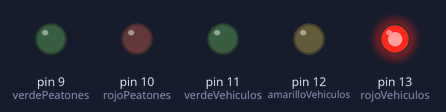
Recording of a sketch running on a simulated Arduino Uno, built with avr-gcc and run on an emulated ATmega328P. Shown: output pins drawn as LEDs (lit = HIGH).

Above: at 2.5 s.
At 6.0 s:
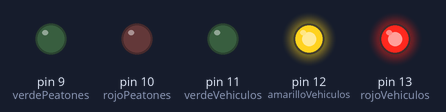
At 9.5 s:
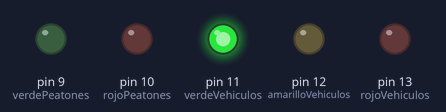
At 13.0 s:
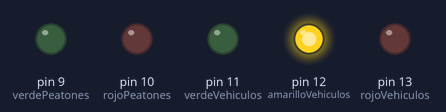
Timing chart, 0 to 24.7 s (numbered marks = the images above):
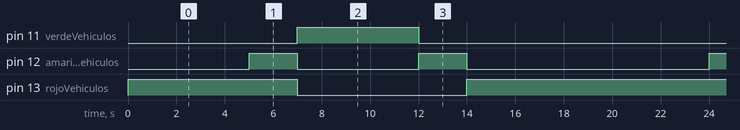

Measured:
- by itself, pin 11 (verdeVehiculos): alternates HIGH for 5.0 s and LOW for 14.0 s
- by itself, pin 12 (amarilloVehiculos): repeats every 19.0 s: LOW 5.0 s, HIGH 2.0 s, LOW 10.0 s, HIGH 2.0 s
- by itself, pin 13 (rojoVehiculos): repeats every 19.0 s: LOW 7.0 s, HIGH 12.0 s

The sketch:

semaforo_americano.ino
```cpp
// ==========================================
// EJERCICIO 2
// SEMÁFORO AMERICANO
// ==========================================
// Simula el funcionamiento de un semáforo de vehículos con las
// secuencias: rojo -> rojo+amarillo -> verde -> amarillo -> rojo,
// mientras el semáforo de peatones permanece apagado (fijo).

// ---------- Pines del semáforo de vehículos ----------
int rojoVehiculos = 13;      // LED rojo para vehículos
int amarilloVehiculos = 12;  // LED amarillo para vehículos
int verdeVehiculos = 11;     // LED verde para vehículos

// ---------- Pines del semáforo de peatones ----------
int rojoPeatones = 10;   // LED rojo para peatones
int verdePeatones = 9;   // LED verde para peatones


void setup()
{
  // Configura los LEDs de vehículos como salidas digitales
  pinMode(rojoVehiculos, OUTPUT);
  pinMode(amarilloVehiculos, OUTPUT);
  pinMode(verdeVehiculos, OUTPUT);

  // Configura los LEDs de peatones como salidas digitales
  pinMode(rojoPeatones, OUTPUT);
  pinMode(verdePeatones, OUTPUT);

  // En este ejercicio los LEDs de peatones permanecen apagados
  // durante toda la simulación (no se usan más en el loop)
  digitalWrite(rojoPeatones, LOW);
  digitalWrite(verdePeatones, LOW);
}


void loop()
{
  // ==========================================
  // 1. ROJO
  // Los vehículos deben detenerse. Se mantiene 5 segundos.
  // ==========================================

  digitalWrite(rojoVehiculos, HIGH);
  digitalWrite(amarilloVehiculos, LOW);
  digitalWrite(verdeVehiculos, LOW);

  delay(5000);


  // ==========================================
  // 2. ROJO + AMARILLO
  // Aviso de que el semáforo está por cambiar a verde.
  // Se mantiene 2 segundos.
  // ==========================================

  digitalWrite(rojoVehiculos, HIGH);
  digitalWrite(amarilloVehiculos, HIGH);
  digitalWrite(verdeVehiculos, LOW);

  delay(2000);


  // ==========================================
  // 3. VERDE
  // Los vehículos pueden avanzar. Se mantiene 5 segundos.
  // ==========================================

  digitalWrite(rojoVehiculos, LOW);
  digitalWrite(amarilloVehiculos, LOW);
  digitalWrite(verdeVehiculos, HIGH);

  delay(5000);


  // ==========================================
  // 4. AMARILLO
  // Aviso de que el semáforo está por cambiar a rojo.
  // Se mantiene 2 segundos.
  // ==========================================

  digitalWrite(verdeVehiculos, LOW);
  digitalWrite(amarilloVehiculos, HIGH);
  digitalWrite(rojoVehiculos, LOW);

  delay(2000);


  // ==========================================
  // 5. REGRESA A ROJO
  // Se cierra el ciclo y vuelve a empezar desde el paso 1.
  // Se mantiene 5 segundos.
  // ==========================================

  digitalWrite(amarilloVehiculos, LOW);
  digitalWrite(rojoVehiculos, HIGH);

  delay(5000);
}
```
